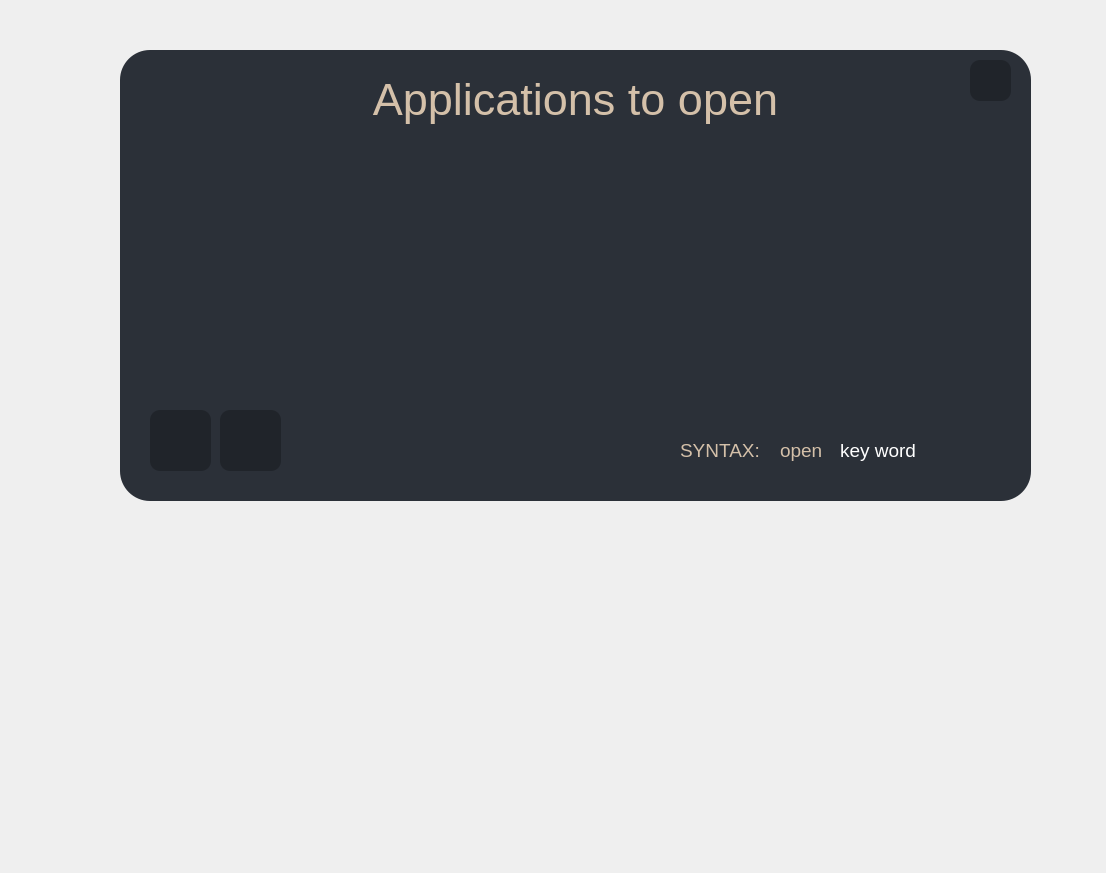
<?xml version="1.0" encoding="UTF-8"?>
<ui version="4.0">
 <class>Form</class>
 <widget class="QWidget" name="Form">
  <property name="geometry">
   <rect>
    <x>0</x>
    <y>0</y>
    <width>1106</width>
    <height>873</height>
   </rect>
  </property>
  <property name="windowTitle">
   <string>Form</string>
  </property>
  <widget class="QWidget" name="widget" native="true">
   <property name="geometry">
    <rect>
     <x>120</x>
     <y>50</y>
     <width>911</width>
     <height>451</height>
    </rect>
   </property>
   <property name="styleSheet">
    <string notr="true">background-color: #2b3038;
border-radius: 30px;</string>
   </property>
   <widget class="QLabel" name="label_3">
    <property name="geometry">
     <rect>
      <x>0</x>
      <y>10</y>
      <width>911</width>
      <height>81</height>
     </rect>
    </property>
    <property name="font">
     <font>
      <family>Segoe UI</family>
      <pointsize>34</pointsize>
     </font>
    </property>
    <property name="styleSheet">
     <string notr="true">color: rgb(212, 192, 169);</string>
    </property>
    <property name="text">
     <string>&lt;html&gt;&lt;head/&gt;&lt;body&gt;&lt;p&gt;Applications to open&lt;/p&gt;&lt;/body&gt;&lt;/html&gt;</string>
    </property>
    <property name="alignment">
     <set>Qt::AlignCenter</set>
    </property>
   </widget>
   <widget class="QPushButton" name="exitButton">
    <property name="geometry">
     <rect>
      <x>850</x>
      <y>10</y>
      <width>41</width>
      <height>41</height>
     </rect>
    </property>
    <property name="styleSheet">
     <string notr="true">QPushButton{
background-color: #20242a;
color: #20242a;
border-radius: 10px;
}
QPushButton:hover{
background-color: black;
}</string>
    </property>
    <property name="text">
     <string/>
    </property>
    <property name="icon">
     <iconset>
      <normaloff>../../icons/x_icon.png</normaloff>../../icons/x_icon.png</iconset>
    </property>
    <property name="iconSize">
     <size>
      <width>30</width>
      <height>30</height>
     </size>
    </property>
   </widget>
   <widget class="QScrollArea" name="scrollArea">
    <property name="geometry">
     <rect>
      <x>0</x>
      <y>110</y>
      <width>911</width>
      <height>221</height>
     </rect>
    </property>
    <property name="widgetResizable">
     <bool>true</bool>
    </property>
    <widget class="QWidget" name="scrollAreaWidgetContents">
     <property name="geometry">
      <rect>
       <x>0</x>
       <y>0</y>
       <width>911</width>
       <height>221</height>
      </rect>
     </property>
     <layout class="QGridLayout" name="gridLayout"/>
    </widget>
   </widget>
   <widget class="QPushButton" name="refreshButton">
    <property name="geometry">
     <rect>
      <x>100</x>
      <y>360</y>
      <width>61</width>
      <height>61</height>
     </rect>
    </property>
    <property name="font">
     <font>
      <family>Segoe UI</family>
      <pointsize>13</pointsize>
     </font>
    </property>
    <property name="styleSheet">
     <string notr="true">QPushButton{
background-color: #20242a;
color: #20242a;
border-radius: 10px;
}
QPushButton:hover{
background-color: black;
}</string>
    </property>
    <property name="text">
     <string/>
    </property>
    <property name="icon">
     <iconset>
      <normaloff>../../icons/refresh.png</normaloff>../../icons/refresh.png</iconset>
    </property>
    <property name="iconSize">
     <size>
      <width>70</width>
      <height>70</height>
     </size>
    </property>
    <property name="flat">
     <bool>false</bool>
    </property>
   </widget>
   <widget class="QPushButton" name="addAppButton">
    <property name="geometry">
     <rect>
      <x>30</x>
      <y>360</y>
      <width>61</width>
      <height>61</height>
     </rect>
    </property>
    <property name="font">
     <font>
      <family>Segoe UI</family>
      <pointsize>13</pointsize>
     </font>
    </property>
    <property name="styleSheet">
     <string notr="true">QPushButton{
background-color: #20242a;
color: #20242a;
border-radius: 10px;
}
QPushButton:hover{
background-color: black;
}</string>
    </property>
    <property name="text">
     <string/>
    </property>
    <property name="icon">
     <iconset>
      <normaloff>../../icons/plus_icon.png</normaloff>../../icons/plus_icon.png</iconset>
    </property>
    <property name="iconSize">
     <size>
      <width>70</width>
      <height>70</height>
     </size>
    </property>
    <property name="flat">
     <bool>false</bool>
    </property>
   </widget>
   <widget class="QLabel" name="label_4">
    <property name="geometry">
     <rect>
      <x>560</x>
      <y>380</y>
      <width>121</width>
      <height>41</height>
     </rect>
    </property>
    <property name="font">
     <font>
      <pointsize>14</pointsize>
     </font>
    </property>
    <property name="styleSheet">
     <string notr="true">color: rgb(212, 192, 169);</string>
    </property>
    <property name="text">
     <string>SYNTAX:</string>
    </property>
   </widget>
   <widget class="QLabel" name="label_5">
    <property name="geometry">
     <rect>
      <x>660</x>
      <y>380</y>
      <width>51</width>
      <height>41</height>
     </rect>
    </property>
    <property name="font">
     <font>
      <pointsize>14</pointsize>
     </font>
    </property>
    <property name="styleSheet">
     <string notr="true">color: rgb(212, 192, 169);</string>
    </property>
    <property name="text">
     <string>open</string>
    </property>
   </widget>
   <widget class="QLabel" name="label_6">
    <property name="geometry">
     <rect>
      <x>720</x>
      <y>380</y>
      <width>101</width>
      <height>41</height>
     </rect>
    </property>
    <property name="font">
     <font>
      <pointsize>14</pointsize>
     </font>
    </property>
    <property name="styleSheet">
     <string notr="true">color: white;</string>
    </property>
    <property name="text">
     <string>key word</string>
    </property>
   </widget>
  </widget>
 </widget>
 <resources/>
 <connections/>
</ui>
